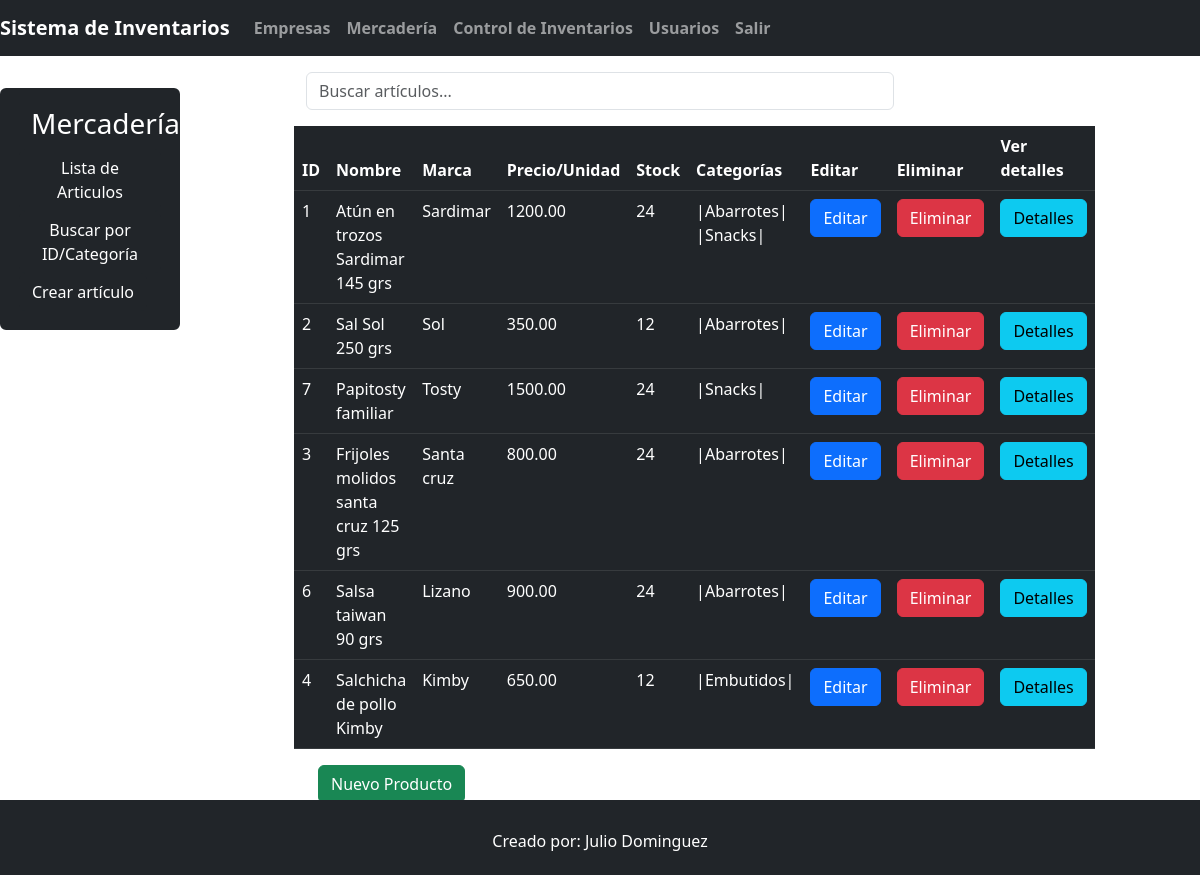
/productos/listar (signed in), run on the app's committed database.
### productos/models.py (models this page shows, shortened)
class Producto(models.Model):
    nombre = models.CharField(max_length=50)
    descripcion = models.TextField(blank=True, null=True)
    marca = models.CharField(max_length=50)
    precio_unitario = models.DecimalField(decimal_places=2, max_digits=10000)
    inventario = models.IntegerField(default=0)
    factor_de_empaque = models.ForeignKey(Factor_empaque, null=True, on_delete=models.SET_NULL)
    fecha_compra = models.DateTimeField(auto_now_add=True)
    empresa_proveedor = models.ForeignKey(EmpresaProveedor, null=True, blank=False, on_delete=models.SET_DEFAULT, default="")
    categoria = models.ManyToManyField(Categoria, blank=True)

class Categoria(models.Model):
    nombre = models.CharField(max_length=50)
    def __str__(self):
        return self.nombre

### productos/views.py (the view)
# urls.py: path('listar', login_required(Listado_producto.as_view()), name='productos_listar'),
class Listado_producto(ListView):
    ordering = ['empresa_proveedor']
    model = Producto
    template_name = 'lista_productos.html'
    paginate_by = 6

### productos/templates/lista_productos.html (shortened to what this page needs)
{% extends 'index_productos.html' %}
{% load static %}
{% block content %}
<div class="row">
    <div class="col-md-12">
        <div class="form-group">
            <input type="text" id="searchInput" class="form-control" placeholder="Buscar artículos...">
        </div>
    </div>
</div>
<div class="row">
    <table class="table table-dark table-hover table-responsive mt-3" id="productosTable">
        <thead>
            <tr>
                <th>ID</th>
                <th>Nombre</th>
                <th>Marca</th>
                <th>Precio/Unidad</th>
                <th>Stock</th>
                <th>Categorías</th>
                <th>Editar</th>
                <th>Eliminar</th>
                <th>Ver detalles</th>
            </tr>
        </thead>
        <tbody>
            {% if object_list %}
            {% for producto in object_list %}
            <tr>
                <td>{{ producto.id }}</td>
                <td>{{ producto.nombre }}</td>
                <td>{{ producto.marca }}</td>
                <td>{{ producto.precio_unitario }}</td>
                <td>{{ producto.inventario }}</td>
                <td>
                    {% for categoria in producto.categoria.all %}
                    |{{ categoria }}|
                    {% endfor %}
                </td>
                <td>
                    <a class="btn btn-primary" href="{% url 'productos:productos_editar' producto.id %}">Editar</a>
                </td>
                <td>
                    <a class="btn btn-danger" href="{% url 'productos:productos_eliminar' producto.id %}">Eliminar</a>
                </td>
                <td>
                    <a class="btn btn-info" href="{% url 'productos:productos_detail' producto.id %}">Detalles</a>
                </td>
            </tr>
            {% endfor %}
            {% else %}
            <tr>
                <td colspan="10">No hay productos disponibles en el catálogo</td>
            </tr>
            {% endif %}
        </tbody>
    </table>
</div>
<div class="container">
    <a class="btn btn-success" href="{% url 'productos:productos_nuevo' %}">Nuevo Producto</a>
</div>
{% endblock content %}

### productos/templates/index_productos.html (shortened to what this page needs)
{% extends 'base/base_menu.html' %}
{% block side_bar %}
<div class="container bg-dark p-3 border rounded border-3 border-dark mt-3 text-white">
    <ul class="nav flex-column">
        <h3 class="container">Mercadería</h3>
        <li class="nav-item">
            <a class="btn btn-dark" href="{% url 'productos:productos_listar' %}">Lista de Articulos</a>
        </li>
        <li class="nav-item">
            <a class="btn btn-dark" href="{% url 'productos:buscar_producto' %}">Buscar por ID/Categoría</a>
        </li>
        <li class="nav-item">
            <a class="btn btn-dark" href="{% url 'productos:productos_nuevo' %}">Crear artículo</a>
        </li>
    </ul>
</div>
{% endblock side_bar %}

### templates/base/base_menu.html (shortened to what this page needs)
{% load static %}
<!DOCTYPE html>
<html>
<head>
    <link rel="stylesheet" href="https://cdn.jsdelivr.net/npm/bootstrap@5.3.0/dist/css/bootstrap.min.css">
    <link rel="stylesheet" href="https://maxcdn.bootstrapcdn.com/font-awesome/4.7.0/css/font-awesome.min.css">
</head>
<body>
{% block nav_bar %}
<nav class="navbar navbar-expand-lg navbar-dark bg-dark fixed-top mb-5">
    <a class="navbar-brand" href="{% url 'home' %}"><strong>Sistema de Inventarios</strong></a>
    <div class="collapse navbar-collapse" id="navbarColor01">
        <ul class="navbar-nav me-auto">
            <li class="nav-item">
                <a class="nav-link" href="{% url 'perfil:empresas_index' %}"><strong>Empresas</strong><span class="sr-only">(current)</span></a>
            </li>
            <li class="nav-item">
                <a class="nav-link" href="{% url 'productos:index_productos' %}"><strong>Mercadería</strong></a>
            </li>
            <li class="nav-item">
                <a class="nav-link" href="{% url 'productos:inventario_view' %}"><strong>Control de Inventarios</strong></a>
            </li>
            <li class="nav-item">
                <a class="nav-link" href="{% url 'perfil:index_perfiles' %}"><strong>Usuarios</strong></a>
            </li>
            <li class="nav-item">
                <a class="nav-link" href="{% url 'logout' %}"><strong>Salir</strong></a>
            </li>
        </ul>
    </div>
</nav>
{% endblock nav_bar %}
<br><br><br>
<div class="row">
    <div class="col-md-2">
        {% block side_bar %}
        {% endblock side_bar %}
    </div>
    <div class="col-md-6 offset-1">
        {% block content %}
        {% endblock content %}
    </div>
</div>
<br><br><br>
{% block footer %}
<div id="footer" class="row fixed-bottom bg-dark text-center ">
    <p class="p-2">
        <h6 class="text-white">Creado por: Julio Dominguez</h6>
    </p>
</div>
{% endblock %}
</body>
</html>

### data on the page
Producto: id "1", nombre "Atún en trozos Sardimar 145 grs", marca "Sardimar", precio_unitario "1200.00", inventario "24"
Categoria: nombre "Abarrotes"
Categoria: nombre "Snacks"
Producto: id "2", nombre "Sal Sol 250 grs", marca "Sol", precio_unitario "350.00", inventario "12"
Producto: id "7", nombre "Papitosty familiar", marca "Tosty", precio_unitario "1500.00", inventario "24"
Producto: id "3", nombre "Frijoles molidos santa cruz 125 grs", marca "Santa cruz", precio_unitario "800.00", inventario "24"
Producto: id "6", nombre "Salsa taiwan 90 grs", marca "Lizano", precio_unitario "900.00", inventario "24"
Producto: id "4", nombre "Salchicha de pollo Kimby", marca "Kimby", precio_unitario "650.00", inventario "12"
Categoria: nombre "Embutidos"
